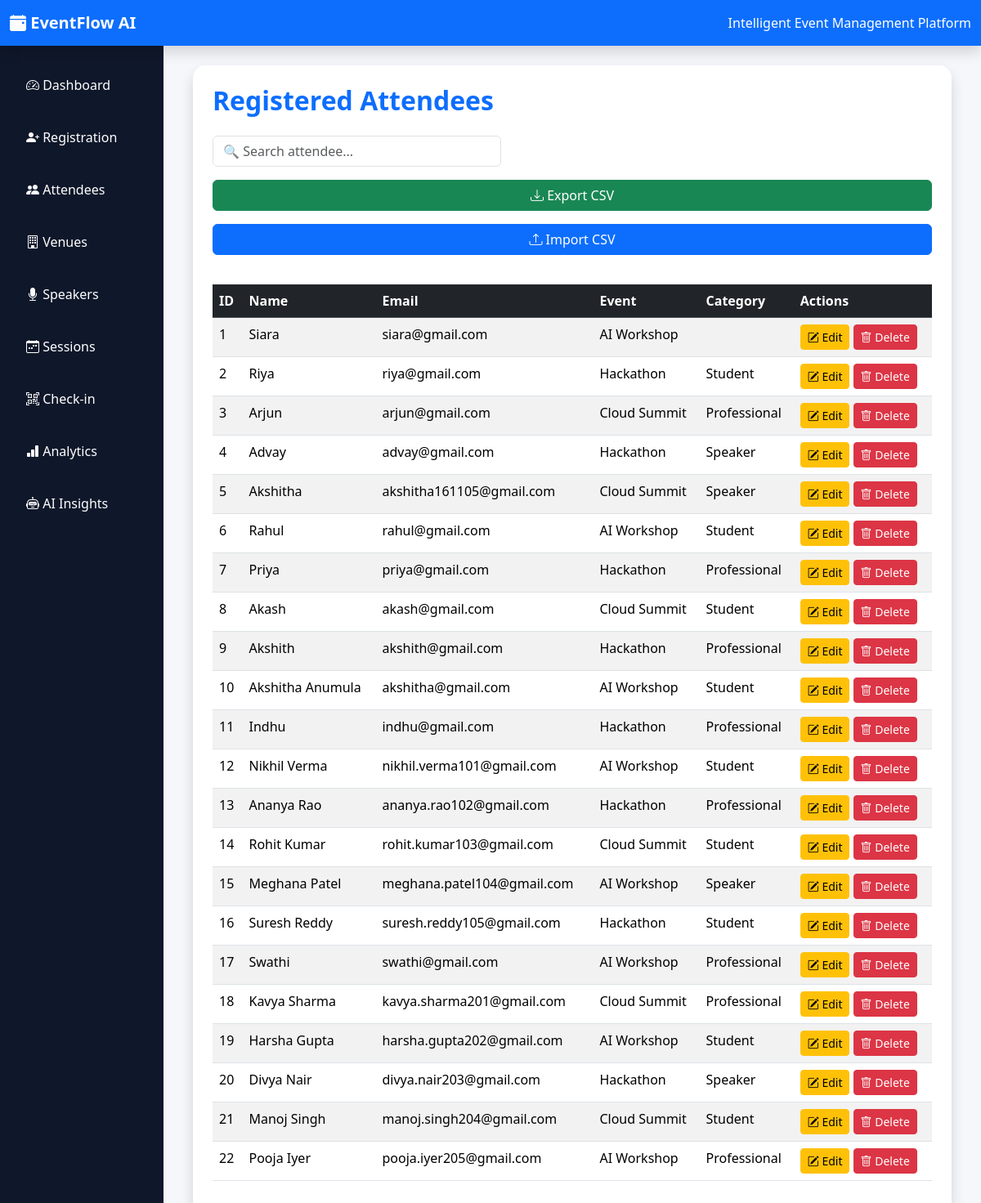
/attendees, run on the app's committed database.
### models.py (models this page shows, shortened)
class Attendee(db.Model):
    id = db.Column(db.Integer, primary_key=True)
    name = db.Column(db.String(100), nullable=False)
    email = db.Column(db.String(100), unique=True)
    phone = db.Column(db.String(20))
    event = db.Column(db.String(100))
    category = db.Column(db.String(50))
    checkin = db.Column(db.Boolean, default=False)
    qr_code = db.Column(db.String(200))
    registration_id = db.Column(db.String(20), unique=True)
    checkin_time = db.Column(db.DateTime)

### app.py (the view)
@app.route("/attendees")
def attendees():
    attendees = Attendee.query.all()
    return render_template(
        "attendees.html",
        attendees=attendees
    )

### templates/attendees.html (shortened to what this page needs)
{% extends "base.html" %}
{% block content %}
<div class="container">
    <div class="card p-4 shadow">
        <h2 class="mb-4 text-primary">Registered Attendees</h2>
        <div class="row mb-3">
            <div class="col-md-5">
                <input
                    type="text"
                    id="searchInput"
                    class="form-control"
                    placeholder="🔍 Search attendee...">
            </div>
        </div>
       <a href="/export" class="btn btn-success mb-3">
           <i class="bi bi-download"></i>
           Export CSV
       </a>
       <a href="/import" class="btn btn-primary mb-3">
          <i class="bi bi-upload"></i>
          Import CSV
       </a>
        <table class="table table-striped table-hover">
            <thead class="table-dark">
                <tr>
                    <th>ID</th>
                    <th>Name</th>
                    <th>Email</th>
                    <th>Event</th>
                    <th>Category</th>
                    <th>Actions</th>
                </tr>
            </thead>
            <tbody id="attendeeTable">
                {% for attendee in attendees %}
                <tr>
                    <td>{{ attendee.id }}</td>
                    <td>{{ attendee.name }}</td>
                    <td>{{ attendee.email }}</td>
                    <td>{{ attendee.event }}</td>
                    <td>{{ attendee.category }}</td>
                    <td>
                        <a href="/edit/{{ attendee.id }}"
                           class="btn btn-warning btn-sm">
                            <i class="bi bi-pencil-square"></i> Edit
                        </a>
                        <a href="/delete/{{ attendee.id }}"
                           class="btn btn-danger btn-sm"
                           onclick="return confirm('Are you sure you want to delete this attendee?');">
                            <i class="bi bi-trash"></i> Delete
                        </a>
                    </td>
                </tr>
                {% endfor %}
            </tbody>
        </table>
    </div>
</div>
{% endblock %}

### templates/base.html (shortened to what this page needs)
<!DOCTYPE html>
<html lang="en">
<head>
    <link href="https://cdn.jsdelivr.net/npm/bootstrap@5.3.7/dist/css/bootstrap.min.css" rel="stylesheet">
    <link href="https://cdn.jsdelivr.net/npm/bootstrap-icons@1.13.1/font/bootstrap-icons.min.css" rel="stylesheet">
    <link rel="stylesheet" href="{{ url_for('static', filename='css/style.css') }}">
</head>
<body>
    <nav class="navbar navbar-expand-lg navbar-dark bg-primary shadow">
        <div class="container-fluid">
            <a class="navbar-brand fw-bold" href="/">
                <i class="bi bi-calendar-event-fill"></i>
                EventFlow AI
            </a>
            <span class="text-white">
                Intelligent Event Management Platform
            </span>
        </div>
    </nav>
    <div class="container-fluid">
        <div class="row">
            <div class="col-md-2 sidebar">
                <ul class="nav flex-column mt-3">
                    <li class="nav-item">
                        <a class="nav-link" href="/">
                            <i class="bi bi-speedometer2"></i>
                            Dashboard
                        </a>
                    </li>
                    <li class="nav-item">
                        <a class="nav-link" href="/register">
                            <i class="bi bi-person-plus-fill"></i>
                            Registration
                        </a>
                    </li>
                    <li class="nav-item">
                        <a class="nav-link" href="/attendees">
                            <i class="bi bi-people-fill"></i>
                            Attendees
                        </a>
                    </li>
                    <li class="nav-item">
                        <a class="nav-link" href="/venues">
                            <i class="bi bi-building"></i>
                            Venues
                        </a>
                    </li>
                    <li class="nav-item">
                        <a class="nav-link" href="/speakers">
                            <i class="bi bi-mic-fill"></i>
                            Speakers
                        </a>
                    </li>
                    <li class="nav-item">
                        <a class="nav-link" href="/sessions">
                            <i class="bi bi-calendar-week"></i>
                            Sessions
                        </a>
                    </li>
                    <li class="nav-item">
                        <a class="nav-link" href="/checkin">
                            <i class="bi bi-qr-code-scan"></i>
                            Check-in
                        </a>
                    </li>
                    <li class="nav-item">
                        <a class="nav-link" href="/analytics">
                            <i class="bi bi-bar-chart-fill"></i>
                            Analytics
                        </a>
                    </li>
                    <li class="nav-item">
                        <a class="nav-link" href="/ai">
                            <i class="bi bi-robot"></i>
                            AI Insights
                        </a>
                    </li>
                </ul>
            </div>
            <div class="col-md-10 p-4">
                {% block content %}
                {% endblock %}
            </div>
        </div>
    </div>
</body>
</html>

### static/qr/css/style.css (style rules this page uses)
body { background:#F5F7FB; }
.sidebar { min-height:100vh; background:#0F172A; }
.sidebar .nav-link { color:white; padding:14px; border-radius:8px; margin:6px; }
.card { border:none; border-radius:15px; box-shadow:0 4px 10px rgba(0,0,0,0.1); }
.card h2 { font-weight:bold; color:#2563EB; }
.table { margin-top:20px; }

### data on the page
Attendee: id "1", name "Siara", email "siara@gmail.com", event "AI Workshop"
Attendee: id "2", name "Riya", email "riya@gmail.com", event "Hackathon", category "Student"
Attendee: id "3", name "Arjun", email "arjun@gmail.com", event "Cloud Summit", category "Professional"
Attendee: id "4", name "Advay", email "advay@gmail.com", event "Hackathon", category "Speaker"
Attendee: id "5", name "Akshitha", email "akshitha161105@gmail.com", event "Cloud Summit", category "Speaker"
Attendee: id "6", name "Rahul", email "rahul@gmail.com", event "AI Workshop", category "Student"
Attendee: id "7", name "Priya", email "priya@gmail.com", event "Hackathon", category "Professional"
Attendee: id "8", name "Akash", email "akash@gmail.com", event "Cloud Summit", category "Student"
Attendee: id "9", name "Akshith", email "akshith@gmail.com", event "Hackathon", category "Professional"
Attendee: id "10", name "Akshitha Anumula", email "akshitha@gmail.com", event "AI Workshop", category "Student"
Attendee: id "11", name "Indhu", email "indhu@gmail.com", event "Hackathon", category "Professional"
Attendee: id "12", name "Nikhil Verma", email "nikhil.verma101@gmail.com", event "AI Workshop", category "Student"
Attendee: id "13", name "Ananya Rao", email "ananya.rao102@gmail.com", event "Hackathon", category "Professional"
Attendee: id "14", name "Rohit Kumar", email "rohit.kumar103@gmail.com", event "Cloud Summit", category "Student"
Attendee: id "15", name "Meghana Patel", email "meghana.patel104@gmail.com", event "AI Workshop", category "Speaker"
Attendee: id "16", name "Suresh Reddy", email "suresh.reddy105@gmail.com", event "Hackathon", category "Student"
Attendee: id "17", name "Swathi", email "swathi@gmail.com", event "AI Workshop", category "Professional"
Attendee: id "18", name "Kavya Sharma", email "kavya.sharma201@gmail.com", event "Cloud Summit", category "Professional"
Attendee: id "19", name "Harsha Gupta", email "harsha.gupta202@gmail.com", event "AI Workshop", category "Student"
Attendee: id "20", name "Divya Nair", email "divya.nair203@gmail.com", event "Hackathon", category "Speaker"
Attendee: id "21", name "Manoj Singh", email "manoj.singh204@gmail.com", event "Cloud Summit", category "Student"
Attendee: id "22", name "Pooja Iyer", email "pooja.iyer205@gmail.com", event "AI Workshop", category "Professional"
